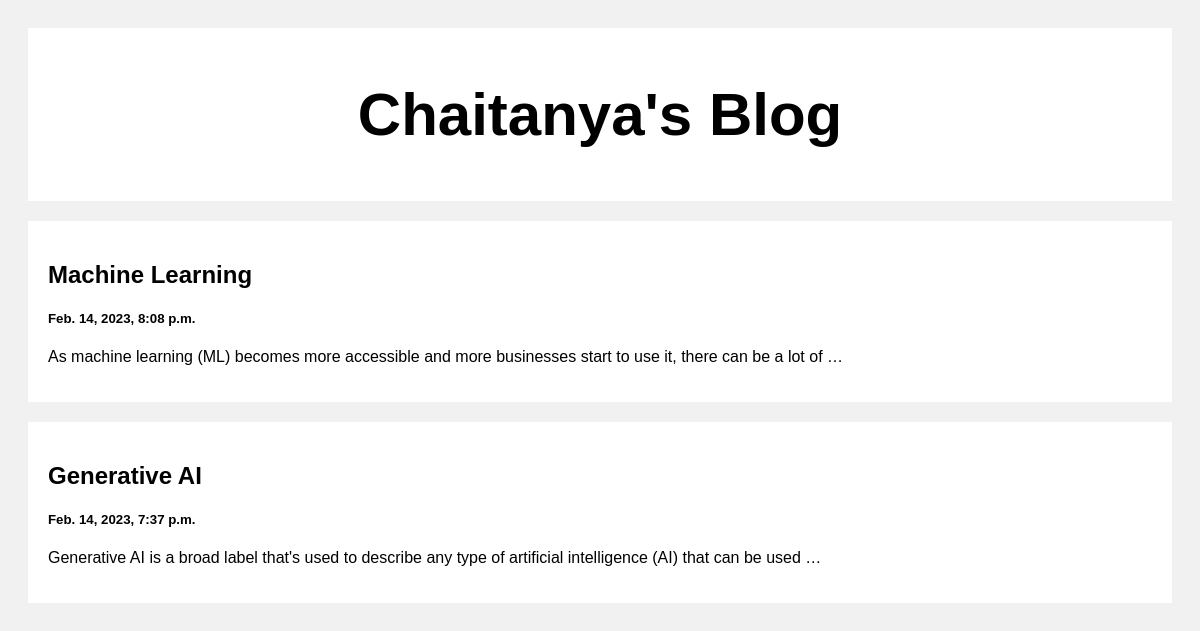
The page / on the database its author committed.
### posts/models.py (models this page shows)
class post(models.Model):
    title = models.CharField(max_length=100)
    body = models.CharField(max_length=1000000000)
    created_at = models.DateTimeField(default=datetime.now, blank=True)

### posts/views.py (the view)
# urls.py: 2. Add a URL to urlpatterns:  path('', views.home, name='home')
def home(request):
    posts = post.objects.all()
    return render(request, 'index.html', {'posts' : posts})

### templates/index.html (shortened to what this page needs)
<!DOCTYPE html>
<html>
<head>
</head>
<body>
<div class="header">
  <h2>Chaitanya's Blog</h2>
</div>
<div class="row">
  <div class="leftcolumn">
    {% for post in posts reversed %}
    <div class="card">
      <a style="text-decoration: none; color: black;" href="/posts/{{post.id}}">
        <h2>{{post.title}}</h2>
        <h5>{{post.created_at}}</h5>
        <p>{{post.body|truncatewords:20}}</p>
      </a>
    </div>
    {% endfor %}
  </div>
</div>
</body>
</html>

### templates/index.html (style rules this page uses)
* { box-sizing: border-box; }
body { font-family: Arial; padding: 20px; background: #f1f1f1; }
.header { padding: 2px; font-size: 40px; text-align: center; background: white; }
.leftcolumn { float: left; width: 100%; }
.card { background-color: white; padding: 20px; margin-top: 20px; }
.row:after { content: ""; display: table; clear: both; }

### rows shown on the page
post: title "Machine Learning", created_at "Feb. 14, 2023, 8:08 p.m.", body "As machine learning (ML) becomes more accessible and more businesses start to use it, there can be a lot of …"
post: title "Generative AI", created_at "Feb. 14, 2023, 7:37 p.m.", body "Generative AI is a broad label that's used to describe any type of artificial intelligence (AI) that can be used …"
